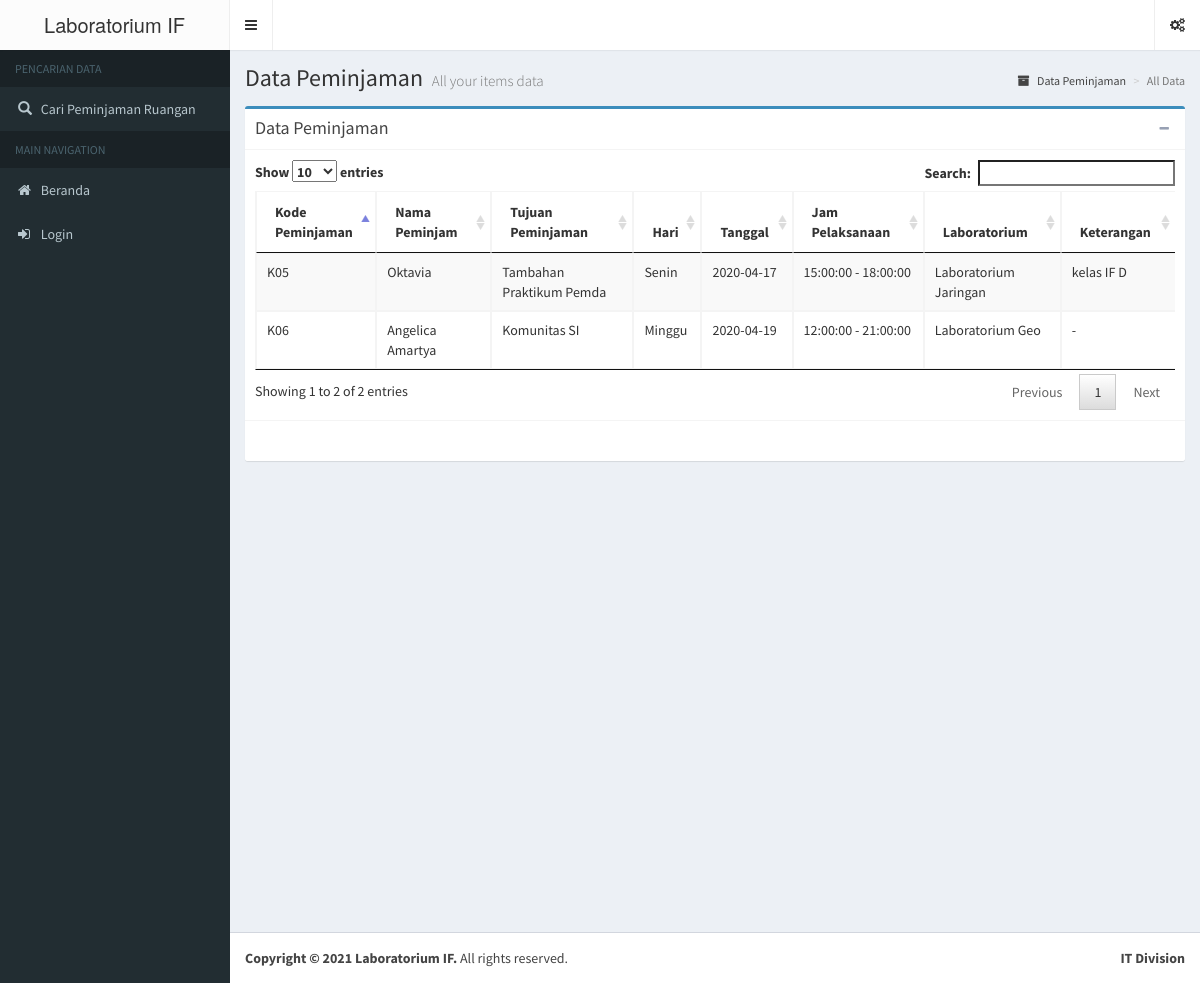
Screenshot of /inventory/all with the database file from the repository.
### tables this page shows
CREATE TABLE `inv_datas` (
  `id` int(12) UNSIGNED NOT NULL,
  `code` varchar(255) NOT NULL,
  `location_id` int(12) DEFAULT NULL COMMENT 'FK inv_location',
  `brand` varchar(255) DEFAULT NULL,
  `model` time DEFAULT NULL,
  `serial_number` varchar(255) DEFAULT NULL,
  `status` int(12) DEFAULT NULL COMMENT 'FK master_status',
  `photo` text COMMENT 'Foto',
  `description` text COMMENT 'Keterangan',
  `hari` varchar(100) NOT NULL,
  `tanggal` date NOT NULL,
  `mulai` time NOT NULL,
  `keterangan` varchar(255) NOT NULL,
  `deleted` tinyint(1) NOT NULL DEFAULT '0',
  `created_by` varchar(255) NOT NULL,
  `created_on` datetime NOT NULL,
  `updated_by` varchar(255) NOT NULL,
  `updated_on` datetime NOT NULL
);

CREATE TABLE `inv_locations` (
  `id` int(12) UNSIGNED NOT NULL,
  `code` varchar(255) NOT NULL,
  `name` varchar(255) NOT NULL,
  `detail` text,
  `kalab` varchar(255) NOT NULL,
  `photo` text,
  `thumbnail` text,
  `deleted` tinyint(1) NOT NULL DEFAULT '0',
  `created_by` varchar(255) NOT NULL,
  `created_on` datetime NOT NULL,
  `updated_by` varchar(255) NOT NULL,
  `updated_on` datetime NOT NULL
);

### application/controllers/Inventory.php (called while the page is built, shortened)
<?php
class Inventory extends CI_Controller {
	public function __construct()
	{
		$this->load->model(
			array(
				'profile_model',
				'inventory_model',
				'locations_model',
				'status_model',
				'color_model',
				'logs_model',
				'Export_model'
			)
		);
	}
	public function all($page="")
	{
		if (!$this->ion_auth->logged_in()){
			$this->data['data_list']  = $this->inventory_model->get_inventory();
			$config['base_url']         = base_url('inventory/all');
			$config['use_page_numbers'] = TRUE;
			$config['total_rows']       = count($this->data['data_list']->result());
			$config['per_page']         = 15;
			$this->pagination->initialize($config);
			if ($page=="") { $page = 1; }
			$this->data['data_list'] = $this->inventory_model->get_inventory("",
				$config['per_page'],
				( $page - 1 ) * $config['per_page']
			);
			$this->data['pagination'] = $this->pagination->create_links();
			$this->data['message'] = (validation_errors()) ? validation_errors() :
			$this->session->flashdata('message');
			$this->load->view('partials/_alte_header', $this->data);
			$this->load->view('partials/_alte_menu');
			$this->load->view('inv_data/all_data2');
			$this->load->view('partials/_alte_footer');
			$this->load->view('inv_data/js');
		}
	}
}

### index.php (called while the page is built, shortened)
<?php
require_once BASEPATH.'core/CodeIgniter.php';

### application/libraries/Ion_auth.php (called while the page is built, shortened)
<?php
class Ion_auth
{
	public function __construct()
	{
		$this->_cache_user_in_group =& $this->ion_auth_model->_cache_user_in_group;
		$this->ion_auth_model->trigger_events('library_constructor');
	}
	public function __get($var)
	{
		return get_instance()->$var;
	}
	public function logged_in()
	{
		$this->ion_auth_model->trigger_events('logged_in');
		$recheck = $this->ion_auth_model->recheck_session();
		return $recheck;
	}
}

### application/models/Ion_auth_model.php (called while the page is built, shortened)
<?php
class Ion_auth_model extends CI_Model
{
	public function __construct()
	{
		$this->config->load('ion_auth', TRUE);
	}
	public function recheck_session()
	{
		$recheck = (NULL !== $this->config->item('recheck_timer', 'ion_auth')) ? $this->config->item('recheck_timer', 'ion_auth') : 0;
		return (bool)$this->session->userdata('identity');
	}
}

### application/models/Inventory_model.php (called while the page is built, shortened)
<?php
class Inventory_model extends CI_Model
{
	function __construct()
	{
		$this->datas_table      = 'inv_datas';
		$this->locations_table  = 'inv_locations';
		$this->users_table      = 'users';
	}
	public function get_inventory($id='',$limit='', $start='')
	{
		$this->db->select(
			$this->datas_table.".id, ".
			$this->datas_table.".code, ".
			$this->datas_table.".brand, ".
			$this->datas_table.".model, ".
			$this->datas_table.".serial_number, ".
			$this->datas_table.".photo, ".
			$this->datas_table.".description, ".
			$this->datas_table.".hari, ".
			$this->datas_table.".tanggal, ".
			$this->datas_table.".mulai, ".
			$this->datas_table.".keterangan, ".
			$this->datas_table.".deleted, ".
			$this->datas_table.".location_id, ".
			$this->locations_table.".name AS location_name, ".
			$this->users_table.".username, ".
			$this->users_table.".first_name, ".
			$this->users_table.".last_name"
		);
		$this->db->from($this->datas_table);
		$this->db->join(
			$this->locations_table,
			$this->datas_table.'.location_id = '.$this->locations_table.'.id',
			'left');
		$this->db->join(
			$this->users_table,
			$this->datas_table.'.created_by = '.$this->users_table.'.username',
			'left');
		$this->db->where($this->datas_table.'.deleted', '0');
		if ($limit!="") {
			$this->db->limit($limit, $start);
		}
		$this->db->order_by($this->datas_table.'.id', 'asc');
		$datas = $this->db->get();
		return $datas;
	}
}

### application/views/inv_data/all_data2.php (the view, shortened to what this page needs)
<div class="content-wrapper">
	<section class="content-header">
		<h1>
			Data Peminjaman
			<small>All your items data</small>
		</h1>
		<ol class="breadcrumb">
			<li><a href="<?php echo base_url("inventory") ?>"><i class="fa fa-archive"></i> Data Peminjaman</a></li>
			<li class="active">All Data</li>
		</ol>
	</section>
	<section class="content">
		<div class="box box-primary">
			<div class="box-header with-border">
				<h3 class="box-title">Data Peminjaman
				</h3>
				<div class="box-tools pull-right">
					<button class="btn btn-box-tool" data-widget="collapse" data-toggle="tooltip" title="Collapse"><i class="fa fa-minus"></i></button>
				</div>
			</div>
			<div class="box-body">
				<div class="table-responsive">
					<table class="table table-hover table-bordered table-striped" id="myTable">
						<thead>
							<tr>
								<th width="5%">Kode Peminjaman</th>
								<th>Nama Peminjam </th>
								<th >Tujuan Peminjaman</th>
								<th>Hari</th>
								<th>Tanggal</th>
								<th>Jam Pelaksanaan</th>
								<th>Laboratorium</th>
								<th>Keterangan</th>
							</tr>
						</thead>
						<tbody>
						<?php if (count($data_list->result())>0): ?>
							<?php foreach ($data_list->result() as $data): ?>
							<tr>
								<td><?php echo $data->code; ?></td>
								<td><?php echo $data->brand; ?></td>
								<td><?php echo $data->description; ?></td>
								<td><?php echo $data->hari; ?></td>
								<td><?php echo $data->tanggal; ?></td>
								<td><?php echo $data->mulai . " - " . $data->model; ?></td>
								<td><?php echo $data->location_name; ?></td>
								<td><?php echo $data->keterangan;?></td>
							</tr>
							<?php endforeach ?>
						<?php else: ?>
							<tr>
								<td class="text-center" colspan="8">No Data Found!</td>
							</tr>
						<?php endif ?>
						</tbody>
					</table>
				</div>
			</div>
			<div class="box-footer text-center">
			</div>
		</div>
	</section>
</div>

### application/views/partials/_alte_header.php (shortened to what this page needs)
<!DOCTYPE html>
<html>
<head>
	<link rel="stylesheet" href="<?php echo base_url('assets/templates/adminlte-2-3-11/bootstrap/css/bootstrap.min.css'); ?>">
	<link rel="stylesheet" href="https://cdnjs.cloudflare.com/ajax/libs/font-awesome/4.5.0/css/font-awesome.min.css">
	<link rel="stylesheet" href="https://cdnjs.cloudflare.com/ajax/libs/ionicons/2.0.1/css/ionicons.min.css">
	<link rel="stylesheet" href="<?php echo base_url('assets/templates/adminlte-2-3-11/dist/css/AdminLTE.min.css'); ?>">
		<link rel="stylesheet" href="<?php echo base_url('assets/templates/adminlte-2-3-11/dist/css/skins/_all-skins.min.css'); ?>">
</head>
<body class="hold-transition skin-black sidebar-mini">
	<div class="wrapper">
		<header class="main-header">
			<a href="<?php echo base_url(); ?>" class="logo">
				<span class="logo-lg">Laboratorium IF</span>
			</a>
			<nav class="navbar navbar-static-top">
				<a href="#" class="sidebar-toggle" data-toggle="offcanvas" role="button">
				</a>
				<div class="navbar-custom-menu">
					<ul class="nav navbar-nav">
						<li>
							<a href="#" data-toggle="control-sidebar"><i class="fa fa-gears"></i></a>
						</li>
					</ul>
				</div>
			</nav>
		</header>

### application/views/partials/_alte_menu.php (shortened to what this page needs)
	<aside class="main-sidebar">
		<section class="sidebar">
			<ul class="sidebar-menu">
				<li class="header">PENCARIAN DATA</li>
				<li>
					<a href="<?php echo base_url('inventory/search') ?>">
						<i class="glyphicon glyphicon-search"></i>
						<span>Cari Peminjaman Ruangan</span>
					</a>
				</li>
				<li class="header">MAIN NAVIGATION</li>
				<li>
					<a href="<?php echo base_url() ?>">
						<i class="fa fa-home"></i> <span>Beranda</span>
					</a>
				</li>
				<?php if ($this->ion_auth->logged_in()): ?>
					<li class="treeview">
						<a href="#"><i class="fa fa-archive"></i> <span>Berkas Peminjaman</span>
							<span class="pull-right-container">
								<i class="fa fa-angle-left pull-right"></i>
							</span>
						</a>
						<ul class="treeview-menu">
							<li><a href="<?php echo base_url('inventory') ?>"><i class="fa fa-plus"></i> Tambah Data</a></li>
							<li><a href="<?php echo base_url('inventory/all') ?>"><i class="fa fa-list-alt"></i> Semua Peminjaman</a></li>
						</ul>
					</li>
					<li class="header">MASTER</li>
					<li>
						<a href="<?php echo base_url('locations') ?>">
							<i class="fa fa-map-marker"></i> <span>Locations</span>
						</a>
					</li>
					<?php if ($this->ion_auth->is_admin()): ?>
					<!-- <li>
						<a href="<?php echo base_url('status') ?>">
							<i class="fa fa-heart"></i> <span>Inventory Status</span>
						</a>
					</li> -->
					<li class="header">SETTINGS</li>
					<li>
						<a href="<?php echo base_url('auth') ?>">
							<i class="fa fa-users"></i> <span>Users</span>
						</a>
					</li>
				<?php endif ?>
				<li class="header">OPTIONS</li>
				<li>
					<a href="<?php echo base_url('auth/logout') ?>">
						<i class="fa fa-sign-out"></i> <span>Logout</span>
					</a>
				</li>
			<?php else: ?>
				<li>
					<a href="<?php echo base_url('auth/login') ?>">
						<i class="fa fa-sign-in"></i> <span>Login</span>
					</a>
				</li>
			<?php endif ?>
		</ul>
	</section>
</aside>

### application/views/partials/_alte_footer.php (shortened to what this page needs)
	<footer class="main-footer">
		<div class="pull-right hidden-xs">
			<b>IT Division</b>
		</div>
		<strong>Copyright &copy; <?php echo date('Y') ?> Laboratorium IF.</strong> All rights
		reserved.
	</footer>
</div>
</body>
</html>

### application/views/inv_data/js.php (shortened to what this page needs)
	<link rel="stylesheet" href="<?php echo base_url('assets/plugins/jquery-steps/jquery.steps.css'); ?>">
	<link rel="stylesheet" href="<?php echo base_url('assets/templates/adminlte-2-3-11/plugins/iCheck/square/square.css'); ?>">
	<link rel="stylesheet" href="<?php echo base_url('assets/templates/adminlte-2-3-11/plugins/select2/select2.min.css'); ?>">
	<link rel="stylesheet" href="<?php echo base_url('assets/plugins/fancybox/dist/jquery.fancybox.min.css'); ?>">
<link rel="stylesheet" href="<?php echo base_url('assets/templates/adminlte-2-3-11/plugins/datatables/jquery.dataTables.css'); ?>">
<link rel="stylesheet" href="<?php echo base_url('assets/templates/adminlte-2-3-11/plugins/datepicker/datepicker3.css') ?>">

### rows the page displays
inv_datas: code "K05", brand "Oktavia", description "Tambahan Praktikum Pemda", hari "Senin", tanggal "2020-04-17", mulai "15:00:00", model "18:00:00", inv_locations.name "Laboratorium Jaringan", keterangan "kelas IF D"
inv_datas: code "K06", brand "Angelica Amartya", description "Komunitas SI", hari "Minggu", tanggal "2020-04-19", mulai "12:00:00", model "21:00:00", inv_locations.name "Laboratorium Geo", keterangan "-"
